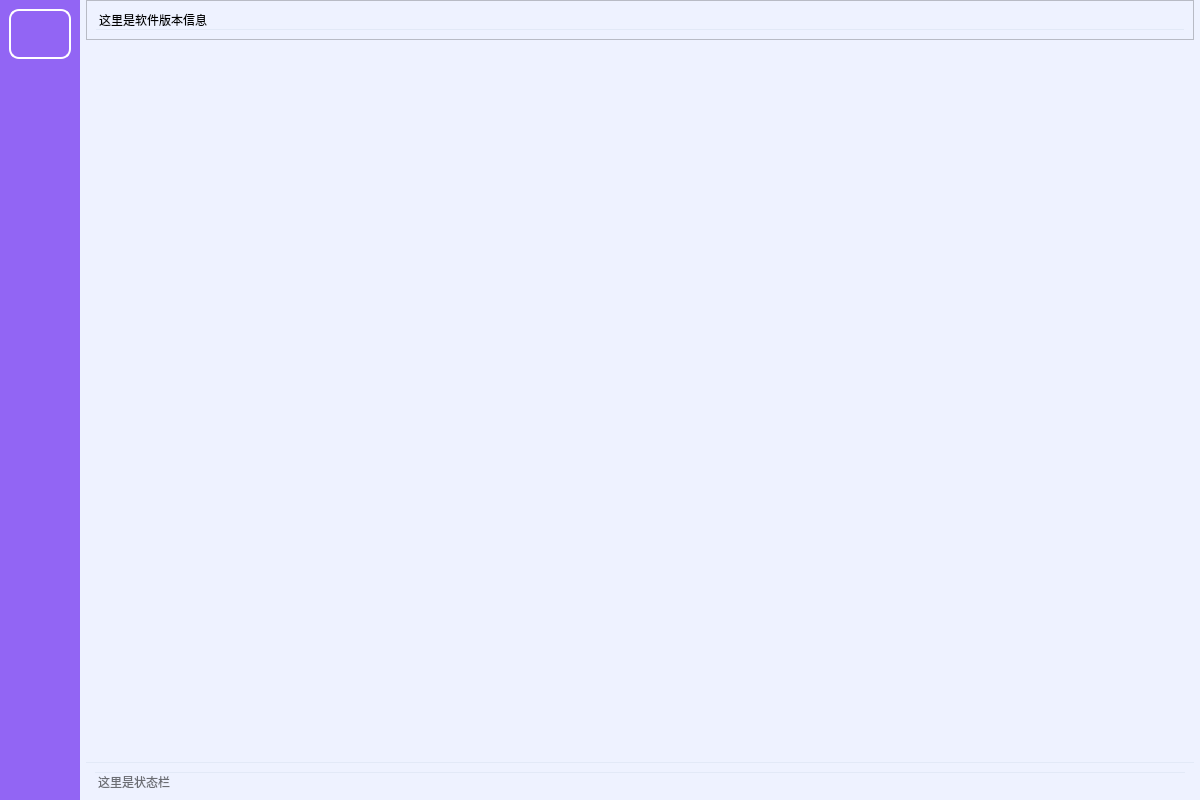
<?xml version="1.0" encoding="UTF-8"?>
<ui version="4.0">
 <class>MainWindow</class>
 <widget class="QMainWindow" name="MainWindow">
  <property name="geometry">
   <rect>
    <x>0</x>
    <y>0</y>
    <width>1200</width>
    <height>800</height>
   </rect>
  </property>
  <property name="windowTitle">
   <string>EORS</string>
  </property>
  <property name="windowIcon">
   <iconset resource="../../P02_Resource/image.qrc">
    <normaloff>:/img/images/icon.ico</normaloff>:/img/images/icon.ico</iconset>
  </property>
  <property name="styleSheet">
   <string notr="true">background-color: rgb(238, 242, 255);</string>
  </property>
  <widget class="QWidget" name="centralwidget">
   <property name="styleSheet">
    <string notr="true"/>
   </property>
   <layout class="QHBoxLayout" name="horizontalLayout" stretch="1,13">
    <property name="spacing">
     <number>6</number>
    </property>
    <property name="leftMargin">
     <number>0</number>
    </property>
    <property name="topMargin">
     <number>0</number>
    </property>
    <property name="rightMargin">
     <number>6</number>
    </property>
    <property name="bottomMargin">
     <number>0</number>
    </property>
    <item>
     <widget class="QFrame" name="leftContainer">
      <property name="sizePolicy">
       <sizepolicy hsizetype="Expanding" vsizetype="Expanding">
        <horstretch>0</horstretch>
        <verstretch>0</verstretch>
       </sizepolicy>
      </property>
      <property name="minimumSize">
       <size>
        <width>60</width>
        <height>0</height>
       </size>
      </property>
      <property name="maximumSize">
       <size>
        <width>80</width>
        <height>16777215</height>
       </size>
      </property>
      <property name="styleSheet">
       <string notr="true">QFrame {
    background-color:#9265F4;  /* 淡紫色 */
    margin: 0px;               /* 无外间距 */
    padding: 0px;              /* 无内间距 */
    border: none;              /* 无边框 */
}
</string>
      </property>
      <property name="frameShape">
       <enum>QFrame::StyledPanel</enum>
      </property>
      <property name="frameShadow">
       <enum>QFrame::Raised</enum>
      </property>
      <layout class="QGridLayout" name="gridLayout">
       <item row="0" column="0">
        <widget class="QWidget" name="logo" native="true">
         <property name="enabled">
          <bool>true</bool>
         </property>
         <property name="sizePolicy">
          <sizepolicy hsizetype="Preferred" vsizetype="Preferred">
           <horstretch>0</horstretch>
           <verstretch>0</verstretch>
          </sizepolicy>
         </property>
         <property name="minimumSize">
          <size>
           <width>50</width>
           <height>50</height>
          </size>
         </property>
         <property name="maximumSize">
          <size>
           <width>100</width>
           <height>100</height>
          </size>
         </property>
         <property name="styleSheet">
          <string notr="true">background-color: rgba(0, 0, 0, 0);
image: url(:/img/images/soochow01.png);
border:2px solid rgb(255, 255, 255);
border-radius:10px;
</string>
         </property>
        </widget>
       </item>
       <item row="8" column="0">
        <widget class="QPushButton" name="softwareHelp">
         <property name="sizePolicy">
          <sizepolicy hsizetype="Expanding" vsizetype="Preferred">
           <horstretch>0</horstretch>
           <verstretch>0</verstretch>
          </sizepolicy>
         </property>
         <property name="minimumSize">
          <size>
           <width>50</width>
           <height>40</height>
          </size>
         </property>
         <property name="toolTip">
          <string>帮助</string>
         </property>
         <property name="styleSheet">
          <string notr="true">/* 透明背景 */
QPushButton {
	background-image:url(:/img/images/info.png);
    background-color: transparent;
    border: none;
	background-repeat: no-repeat;
	background-position: center;
	border: none;
	padding: 0px;
	border-left:  solid transparent;
	color: rgba(255, 255, 255, 199);
	margin: 0px;
    border-radius: 7px;  /* 圆角半径，值越大越圆 */

}

QPushButton:hover,QPushButton:focus{
	background-color: #7942F0;
}</string>
         </property>
         <property name="text">
          <string/>
         </property>
         <property name="checkable">
          <bool>true</bool>
         </property>
         <property name="checked">
          <bool>true</bool>
         </property>
         <property name="autoExclusive">
          <bool>true</bool>
         </property>
         <attribute name="buttonGroup">
          <string notr="true">buttonGroup</string>
         </attribute>
        </widget>
       </item>
       <item row="3" column="0">
        <widget class="QPushButton" name="dataAcquisition">
         <property name="sizePolicy">
          <sizepolicy hsizetype="Expanding" vsizetype="Preferred">
           <horstretch>0</horstretch>
           <verstretch>0</verstretch>
          </sizepolicy>
         </property>
         <property name="minimumSize">
          <size>
           <width>50</width>
           <height>45</height>
          </size>
         </property>
         <property name="toolTip">
          <string>数据获取</string>
         </property>
         <property name="styleSheet">
          <string notr="true">/* 透明背景 */
QPushButton {
	background-image:url(:/img/images/uploadImg.png);
    background-color: transparent;
    border: none;
	background-repeat: no-repeat;
	background-position: center;
	border: none;
	padding: 0px;
	border-left:  solid transparent;
	color: rgba(255, 255, 255, 199);
	margin: 0px;
    border-radius: 7px;  /* 圆角半径，值越大越圆 */

}

QPushButton:hover,QPushButton:focus{
background-color: #7942F0;
}
/* 可选：通过伪元素添加悬浮提示 */
QPushButton:hover::after {
    content: &quot;悬浮提示文字&quot;;    /* 仅部分Qt版本支持 */
}
QPushButton[selected=&quot;true&quot;] {
}</string>
         </property>
         <property name="text">
          <string/>
         </property>
         <property name="checkable">
          <bool>true</bool>
         </property>
         <property name="checked">
          <bool>false</bool>
         </property>
         <property name="autoExclusive">
          <bool>true</bool>
         </property>
         <property name="autoDefault">
          <bool>true</bool>
         </property>
         <property name="default">
          <bool>true</bool>
         </property>
         <attribute name="buttonGroup">
          <string notr="true">buttonGroup</string>
         </attribute>
        </widget>
       </item>
       <item row="5" column="0">
        <widget class="QPushButton" name="modelPredict">
         <property name="minimumSize">
          <size>
           <width>50</width>
           <height>45</height>
          </size>
         </property>
         <property name="toolTip">
          <string>模型推理</string>
         </property>
         <property name="styleSheet">
          <string notr="true">/* 透明背景 */
QPushButton {
	background-image:url(:/img/images/模型推理.png);
    background-color: transparent;
    border: none;
	background-repeat: no-repeat;
	background-position: center;
	border: none;
	padding: 0px;
	border-left:  solid transparent;
	color: rgba(255, 255, 255, 199);
	margin: 0px;
    border-radius: 7px;  /* 圆角半径，值越大越圆 */

}

QPushButton:hover,QPushButton:focus{
background-color: #7942F0;
}
/* 可选：通过伪元素添加悬浮提示 */
QPushButton:hover::after {
    content: &quot;悬浮提示文字&quot;;    /* 仅部分Qt版本支持 */
}</string>
         </property>
         <property name="text">
          <string/>
         </property>
        </widget>
       </item>
       <item row="7" column="0">
        <spacer name="verticalSpacer">
         <property name="orientation">
          <enum>Qt::Vertical</enum>
         </property>
         <property name="sizeHint" stdset="0">
          <size>
           <width>20</width>
           <height>40</height>
          </size>
         </property>
        </spacer>
       </item>
       <item row="4" column="0">
        <widget class="QPushButton" name="modelTraining">
         <property name="minimumSize">
          <size>
           <width>50</width>
           <height>45</height>
          </size>
         </property>
         <property name="toolTip">
          <string>模型训练</string>
         </property>
         <property name="styleSheet">
          <string notr="true">/* 透明背景 */
QPushButton {
	background-image:url(:/img/images/模型训练.png);
    background-color: transparent;
    border: none;
	background-repeat: no-repeat;
	background-position: center;
	border: none;
	padding: 0px;
	border-left:  solid transparent;
	color: rgba(255, 255, 255, 199);
	margin: 0px;
    border-radius: 7px;  /* 圆角半径，值越大越圆 */

}

QPushButton:hover,QPushButton:focus{
background-color: #7942F0;
}
/* 可选：通过伪元素添加悬浮提示 */
QPushButton:hover::after {
    content: &quot;悬浮提示文字&quot;;    /* 仅部分Qt版本支持 */
}</string>
         </property>
         <property name="text">
          <string/>
         </property>
         <property name="autoExclusive">
          <bool>false</bool>
         </property>
         <property name="default">
          <bool>false</bool>
         </property>
         <attribute name="buttonGroup">
          <string notr="true">buttonGroup</string>
         </attribute>
        </widget>
       </item>
       <item row="6" column="0">
        <widget class="QPushButton" name="componentGeneration">
         <property name="minimumSize">
          <size>
           <width>50</width>
           <height>45</height>
          </size>
         </property>
         <property name="toolTip">
          <string>生成构件</string>
         </property>
         <property name="styleSheet">
          <string notr="true">/* 透明背景 */
QPushButton {
	background-image:url(:/img/images/生成构件.png);
    background-color: transparent;
    border: none;
	background-repeat: no-repeat;
	background-position: center;
	border: none;
	padding: 0px;
	border-left:  solid transparent;
	color: rgba(255, 255, 255, 199);
	margin: 0px;
    border-radius: 7px;  /* 圆角半径，值越大越圆 */

}

QPushButton:hover,QPushButton:focus{
background-color: #7942F0;
}
/* 可选：通过伪元素添加悬浮提示 */
QPushButton:hover::after {
    content: &quot;悬浮提示文字&quot;;    /* 仅部分Qt版本支持 */
}</string>
         </property>
         <property name="text">
          <string/>
         </property>
        </widget>
       </item>
      </layout>
     </widget>
    </item>
    <item>
     <layout class="QVBoxLayout" name="verticalLayout">
      <item>
       <widget class="QFrame" name="header">
        <property name="sizePolicy">
         <sizepolicy hsizetype="Preferred" vsizetype="Fixed">
          <horstretch>0</horstretch>
          <verstretch>0</verstretch>
         </sizepolicy>
        </property>
        <property name="minimumSize">
         <size>
          <width>0</width>
          <height>30</height>
         </size>
        </property>
        <property name="frameShape">
         <enum>QFrame::StyledPanel</enum>
        </property>
        <property name="frameShadow">
         <enum>QFrame::Raised</enum>
        </property>
        <layout class="QHBoxLayout" name="horizontalLayout_2">
         <item>
          <widget class="QLabel" name="appDesc">
           <property name="minimumSize">
            <size>
             <width>0</width>
             <height>20</height>
            </size>
           </property>
           <property name="styleSheet">
            <string notr="true">font: 700 italic 11pt &quot;Segoe UI&quot;;
border:none;
border-bottom:1px solid #e2e9f7;</string>
           </property>
           <property name="text">
            <string>这里是软件版本信息</string>
           </property>
          </widget>
         </item>
        </layout>
       </widget>
      </item>
      <item>
       <widget class="QStackedWidget" name="stackedWidget">
        <property name="minimumSize">
         <size>
          <width>30</width>
          <height>30</height>
         </size>
        </property>
        <property name="styleSheet">
         <string notr="true">/* StackedWidget 样式 */
QStackedWidget {
    background-color: rgba(255, 255, 255, 0.9);
    border-radius: 6px;
}

/* StackedWidget 中的页面内容区域 */
QStackedWidget &gt; QWidget {
    background-color: transparent;
    border-radius: 4px;
}</string>
        </property>
        <widget class="QWidget" name="page"/>
        <widget class="QWidget" name="page_2"/>
       </widget>
      </item>
      <item>
       <widget class="QFrame" name="footer">
        <property name="sizePolicy">
         <sizepolicy hsizetype="Preferred" vsizetype="Preferred">
          <horstretch>0</horstretch>
          <verstretch>0</verstretch>
         </sizepolicy>
        </property>
        <property name="minimumSize">
         <size>
          <width>0</width>
          <height>0</height>
         </size>
        </property>
        <property name="styleSheet">
         <string notr="true">border:none;border-top:1px solid #e2e9f7;</string>
        </property>
        <property name="frameShape">
         <enum>QFrame::StyledPanel</enum>
        </property>
        <property name="frameShadow">
         <enum>QFrame::Raised</enum>
        </property>
        <layout class="QHBoxLayout" name="horizontalLayout_3">
         <item>
          <widget class="QLabel" name="statusBar">
           <property name="styleSheet">
            <string notr="true">font: 700 11pt &quot;Segoe UI&quot;;
color: rgba(0, 0, 0, 140);</string>
           </property>
           <property name="text">
            <string>这里是状态栏</string>
           </property>
          </widget>
         </item>
        </layout>
       </widget>
      </item>
     </layout>
    </item>
   </layout>
  </widget>
 </widget>
 <resources>
  <include location="../../P02_Resource/image.qrc"/>
 </resources>
 <connections/>
 <buttongroups>
  <buttongroup name="buttonGroup"/>
 </buttongroups>
</ui>
